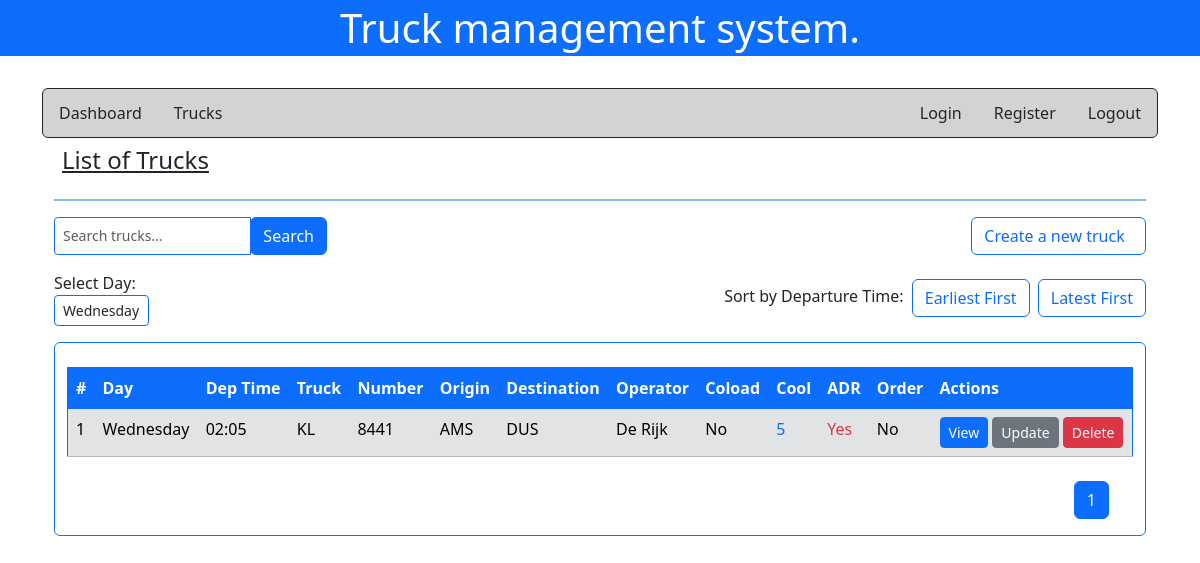
Page /alltrucks/ on the committed database.
### emp/models.py (models this page shows, shortened)
class Truck(models.Model):
    truck_id = models.AutoField(primary_key=True)
    truck_day = models.CharField(max_length=50)
    truck_departure_time = models.CharField(max_length=50)
    truck_truck = models.CharField(max_length=50)
    truck_number = models.CharField(max_length=50)
    truck_origin = models.CharField(max_length=50)
    truck_destination = models.CharField(max_length=50)
    truck_operator = models.CharField(max_length=50)
    truck_coloader = models.CharField(max_length=50, null=True, blank=True)
    truck_coolie = models.CharField(max_length=50, null=True, blank=True)
    truck_adr = models.CharField(max_length=50, null=True, blank=True)
    truck_order_number = models.CharField(max_length=50, null=True, blank=True)
    truck_street = models.CharField(max_length=100)
    truck_street_number = models.CharField(max_length=100)
    truck_postal_code = models.CharField(max_length=10, null=True, blank=True)
    truck_city = models.CharField(max_length=50)
    truck_country = models.CharField(max_length=50)
    phone_country_code = models.CharField(max_length=4)
    phone_area_code = models.CharField(max_length=3)
    phone_number = models.CharField(max_length=4)

### emp/views.py (the view, shortened to what this page needs)
# urls.py: path("alltrucks/", views.all_trucks, name="alltrucks"),
def all_trucks(request):
    search_query = request.GET.get('q', '')
    if 'day' not in request.GET:
        selected_day = datetime.now().strftime('%A')
    else:
        selected_day = request.GET['day']
    sort_order = request.GET.get('sort', 'asc')
    trucks = Truck.objects.all()
    if selected_day and selected_day != 'All':
        trucks = trucks.filter(truck_day__icontains=selected_day)
    sort_field = '-truck_departure_time' if sort_order == 'desc' else 'truck_departure_time'
    trucks = trucks.order_by(sort_field)
    per_page_param = request.GET.get('per_page', 8)
    try:
        per_page = int(per_page_param)
    except ValueError:
        per_page = 8
    paginator = Paginator(trucks, per_page)
    page_number = request.GET.get('page', 1)
    trucks_paginated = paginator.get_page(page_number)
    return render(request, 'emp/alltrucks.html', {
        "trucks": trucks_paginated,
        "search_query": search_query,
        "selected_day": selected_day,
        "per_page": per_page,
        "sort_order": sort_order,
    })

### emp/templates/emp/alltrucks.html (shortened to what this page needs)
{% extends "base.html" %}
{% block content %}
  <div class="container-fluid">
    <h4 class="text-decoration-underline px-2 py-2">List of Trucks</h4>
    <hr class="border border-primary border-1 opacity-50">
    <div class="d-flex justify-content-between align-items-center mb-3">
      <form method="GET" class="form-inline w-25">
        <div class="input-group w-100">
          <input type="text" name="q" placeholder="Search trucks..." class="form-control form-control-sm border-primary" value="{{ search_query }}" aria-label="Search trucks">
          <div class="input-group-append">
            <button type="submit" class="btn btn-primary">Search</button>
          </div>
        </div>
      </form>
      <a class="btn btn-outline-primary" href="{% url 'addtruck' %}">
        Create a new truck &nbsp;
      </a>
    </div>
    <div class="d-flex justify-content-between align-items-center mb-3">
      <form method="GET" class="form-group mb-0">
        <label for="day" class="mr-2">Select Day: </label>
        <select name="day" id="day" class="form-control form-control-sm border-primary" onchange="this.form.submit()">
          <option value="Wednesday" {% if selected_day == 'Wednesday' %}selected{% endif %}>Wednesday</option>
        </select>
      </form>
      <form method="GET" class="form-inline">
        <span>Sort by Departure Time: </span>
        <a href="?sort=asc&q={{ search_query }}&day={{ selected_day }}" class="btn btn-outline-primary mx-1">Earliest First</a>
        <a href="?sort=desc&q={{ search_query }}&day={{ selected_day }}" class="btn btn-outline-primary">Latest First</a>
      </form>
    </div>
    <div class="container card border border-primary border-1 opacity-100">
      <br>
      <table class="table border border-primary border-1 opacity-100">
        <thead>
          <tr>
            <th scope="col" class="bg-primary text-white">#</th>
            <th scope="col" class="bg-primary text-white">Day</th>
            <th scope="col" class="bg-primary text-white">Dep Time</th>
            <th scope="col" class="bg-primary text-white">Truck</th>
            <th scope="col" class="bg-primary text-white">Number</th>
            <th scope="col" class="bg-primary text-white">Origin</th>
            <th scope="col" class="bg-primary text-white">Destination</th>
            <th scope="col" class="bg-primary text-white">Operator</th>
            <th scope="col" class="bg-primary text-white">Coload</th>
            <th scope="col" class="bg-primary text-white">Cool</th>
            <th scope="col" class="bg-primary text-white">ADR</th>
            <th scope="col" class="bg-primary text-white">Order</th>
            <th scope="col" class="bg-primary text-white">Actions</th>
          </tr>
        </thead>
        <tbody>
          {% if trucks %}
          {% for eachtruck in trucks %}
          <tr class="{% if eachtruck.truck_order_number == 'No' %}table-secondary{% elif eachtruck.truck_order_number == 'Yes' %}table-success{% endif %}">
            <td>{{ forloop.counter }}</td>
            <td>{{ eachtruck.truck_day }}</td>
            <td>{{ eachtruck.truck_departure_time }}</td>
            <td>{{ eachtruck.truck_truck }}</td>
            <td>{{ eachtruck.truck_number }}</td>
            <td>{{ eachtruck.truck_origin }}</td>
            <td>{{ eachtruck.truck_destination }}</td>
            <td>{{ eachtruck.truck_operator }}</td>
            <td>{{ eachtruck.truck_coloader }}</td>
            <td class="{% if eachtruck.truck_coolie == '5' %}text-primary{% elif eachtruck.truck_coolie == '20' %}text-danger{% else %}text-dark{% endif %}">{{ eachtruck.truck_coolie }}</td>
            <td class="{% if eachtruck.truck_adr == 'Yes' %}text-danger{% else %}text-dark{% endif %}">{{ eachtruck.truck_adr }}</td>
            <td>{{ eachtruck.truck_order_number }}</td>
            <td>
              <div class="d-flex">
                <a href="{% url 'singletruck' eachtruck.truck_id %}" class="btn btn-primary btn-sm mr-2">View</a>
                <a href="{% url 'updatespecial' eachtruck.truck_id %}" class="btn btn-secondary btn-sm">Update</a>
                <a href="{% url 'deletetruck' eachtruck.truck_id %}" class="btn btn-danger btn-sm">Delete</a>
              </div>
            </td>
          </tr>
          {% endfor %}
          {% else %}
          <tr>
            <td colspan="13" class="text-center">No trucks found</td>
          </tr>
          {% endif %}
        </tbody>
      </table>
      <nav aria-label="Page navigation example" class="d-flex justify-content-end px-4 mt-2">
        <ul class="pagination">
          {% for num in trucks.paginator.page_range %}
          <li class="page-item {% if trucks.number == num %}active{% endif %}">
            <a class="page-link" href="?page={{ num }}&q={{ search_query }}&day={{ selected_day }}&sort={{ sort_order }}&per_page={{ per_page }}">{{ num }}</a>
          </li>
          {% endfor %}
        </ul>
      </nav>
    </div>
  </div>
{% endblock content %}

### templates/base.html (shortened to what this page needs)
<!doctype html>
<html lang="en">
  <head>
    <link href="https://cdn.jsdelivr.net/npm/bootstrap@5.3.3/dist/css/bootstrap.min.css" rel="stylesheet">
  </head>
  <body>
    <h1 class="text-center bg-primary text-white py-1">Truck management system.</h1>
    <div class="maincontent container">
    {% include 'navbar.html' %}
    {% block content %}
    {% endblock %}
    </div>
  </body>
</html>

### templates/navbar.html
<br>
<div class="header border border-dark opacity-100 d-flex justify-content-between rounded py-1" style="background-color: lightgray;">
    <nav class="nav">
        <a class="nav-link text-dark" href="{% url 'dashboard' %}">Dashboard</a>
        <a class="nav-link text-dark" href="{% url 'alltrucks' %}">Trucks</a>
    </nav>
    <ul class="nav justify-content-end">
        <li class="nav-item">
          <a class="nav-link text-dark" href="#">Login</a>
        </li>
        <li class="nav-item">
          <a class="nav-link text-dark" href="#">Register</a>
        </li>
        <li class="nav-item">
          <a class="nav-link text-dark" href="#">Logout</a>
        </li>
      </ul>
</div>

### rows in the picture
Truck: truck_day "Wednesday", truck_departure_time "02:05", truck_truck "KL", truck_number "8441", truck_origin "AMS", truck_destination "DUS", truck_operator "De Rijk", truck_coloader "No", truck_coolie "5", truck_adr "Yes", truck_order_number "No"

### other values in the picture
{{ num }} "1"
